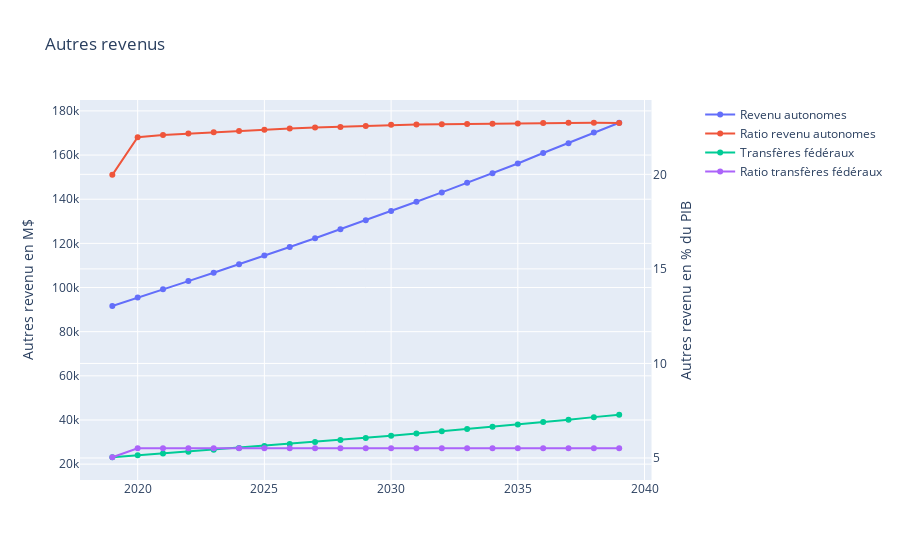

Here is the notebook cell this chart was saved with:
### Code cell
other_revenu = make_subplots(specs=[[{"secondary_y": True}]])

other_revenu.add_trace(go.Scatter(x=output["Years"], y=output.loc[:,'autonomous'],
                    mode='lines+markers',
                    name='Revenu autonomes '),secondary_y=False)
other_revenu.add_trace(go.Scatter(x=output["Years"], y=output.loc[:,'autonomous']/output.loc[:,'gdp']*100,
                    mode='lines+markers',
                    name='Ratio revenu autonomes'),secondary_y=True)

other_revenu.add_trace(go.Scatter(x=output["Years"], y=output.loc[:,'federal transfers'],
                    mode='lines+markers',
                    name='Transfères fédéraux'),secondary_y=False)
other_revenu.add_trace(go.Scatter(x=output["Years"], y=output.loc[:,'federal transfers']/output.loc[:,'gdp']*100,
                    mode='lines+markers',
                    name='Ratio transfères fédéraux'),secondary_y=True)

other_revenu.update_layout(
    title_text="Autres revenus")

other_revenu.update_yaxes(title_text="Autres revenu en M$", secondary_y=False)
other_revenu.update_yaxes(title_text="Autres revenu en % du PIB", secondary_y=True)

### Figure 1 — Plotly figure (JSON) as saved in the notebook; plotly's stock layout.template omitted (floating-point values rounded to 4 significant figures)
{"data": [{"mode": "lines+markers", "name": "Revenu autonomes ", "type": "scatter", "x": [2019, 2020, 2021, 2022, 2023, 2024, 2025, 2026, 2027, 2028, 2029, 2030, 2031, 2032, 2033, 2034, 2035, 2036, 2037, 2038, 2039], "xaxis": "x", "y": [91626, 95500.0, 99200.0, 102900.0, 106700.0, 110500.0, 114500.0, 118400.0, 122300.0, 126400.0, 130500.0, 134700.0, 138800.0, 143100.0, 147500.0, 151700.0, 156200.0, 160900.0, 165400.0, 170200.0, 174600.0], "yaxis": "y"}, {"mode": "lines+markers", "name": "Ratio revenu autonomes", "type": "scatter", "x": [2019, 2020, 2021, 2022, 2023, 2024, 2025, 2026, 2027, 2028, 2029, 2030, 2031, 2032, 2033, 2034, 2035, 2036, 2037, 2038, 2039], "xaxis": "x", "y": [19.97, 21.96, 22.08, 22.16, 22.22, 22.29, 22.36, 22.43, 22.47, 22.51, 22.56, 22.62, 22.63, 22.65, 22.66, 22.68, 22.69, 22.72, 22.72, 22.73, 22.72], "yaxis": "y2"}, {"mode": "lines+markers", "name": "Transfères fédéraux", "type": "scatter", "x": [2019, 2020, 2021, 2022, 2023, 2024, 2025, 2026, 2027, 2028, 2029, 2030, 2031, 2032, 2033, 2034, 2035, 2036, 2037, 2038, 2039], "xaxis": "x", "y": [23120, 23980.0, 24780.0, 25610.0, 26480.0, 27330.0, 28250.0, 29100.0, 30020.0, 30970.0, 31890.0, 32840.0, 33830.0, 34840.0, 35890.0, 36890.0, 37950.0, 39060.0, 40140.0, 41290.0, 42400.0], "yaxis": "y"}, {"mode": "lines+markers", "name": "Ratio transfères fédéraux", "type": "scatter", "x": [2019, 2020, 2021, 2022, 2023, 2024, 2025, 2026, 2027, 2028, 2029, 2030, 2031, 2032, 2033, 2034, 2035, 2036, 2037, 2038, 2039], "xaxis": "x", "y": [5.04, 5.515, 5.515, 5.515, 5.515, 5.515, 5.515, 5.515, 5.515, 5.515, 5.515, 5.515, 5.515, 5.515, 5.515, 5.515, 5.515, 5.515, 5.515, 5.515, 5.515], "yaxis": "y2"}], "layout": {"autosize": true, "title": {"text": "Autres revenus"}, "xaxis": {"anchor": "y", "autorange": true, "domain": [0, 0.94], "range": [2018.0, 2040.0], "type": "linear"}, "yaxis": {"anchor": "x", "autorange": true, "domain": [0, 1], "range": [12020.0, 185700.0], "title": {"text": "Autres revenu en M$"}, "type": "linear"}, "yaxis2": {"anchor": "x", "autorange": true, "overlaying": "y", "range": [3.744, 24.02], "side": "right", "title": {"text": "Autres revenu en % du PIB"}, "type": "linear"}}}
